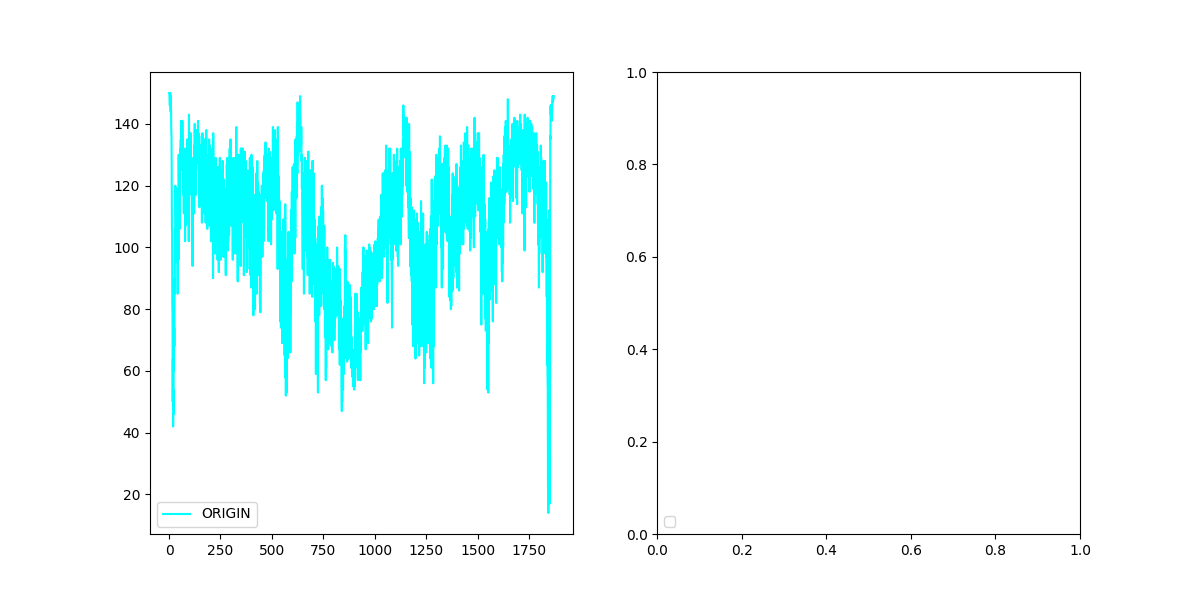
#> input picture mh05.png, 1200 x 600 px
$ python -i cha3.py   (imports and definitions only)
#> lines starting #> are read from the running program, lines starting #| are printed output that depends on the picture
#（1）一阶sobel、prewitt（2）log（3）canny算法，single threshold和double threshold
import numpy as np
import sys
ros_cv2_path = '/opt/ros/kinetic/lib/python2.7/dist-packages'
# [1 line not run here, left out]
import cv2 as cv
import random
from matplotlib import pyplot as plt
from scipy import signal
import math
import argparse

parser = argparse.ArgumentParser(description='IMAGE NOISING AND DENOISING')
# [3 lines not run here, left out]

# [37 lines left out: functions pascalSmooth, pascalDiff, getSmoothKernel, sobel, not called in this run]

def prewitt(I, _boundary = 'symm', ):
    ones_y = np.array([[1], [1], [1]], np.float32)
    i_conv_pre_x = signal.convolve2d(I, ones_y, mode='same', boundary=_boundary)
    diff_x = np.array([[1, 0, -1]], np.float32)
    i_conv_pre_x = signal.convolve2d(i_conv_pre_x, diff_x, mode='same', boundary=_boundary)

    ones_x = np.array([[1, 1, 1]], np.float32)
    i_conv_pre_y = signal.convolve2d(I, ones_x, mode='same', boundary=_boundary)
    diff_y = np.array([[1], [0], [-1]], np.float32)
    i_conv_pre_y = signal.convolve2d(i_conv_pre_y, diff_y, mode='same', boundary=_boundary)

    return (i_conv_pre_x, i_conv_pre_y)


# [48 lines left out: function main, not called in this run]


# [2 lines not run here, left out]

>>> import cv2
>>> picture = cv2.imread('../mh05.png', cv2.IMREAD_GRAYSCALE)
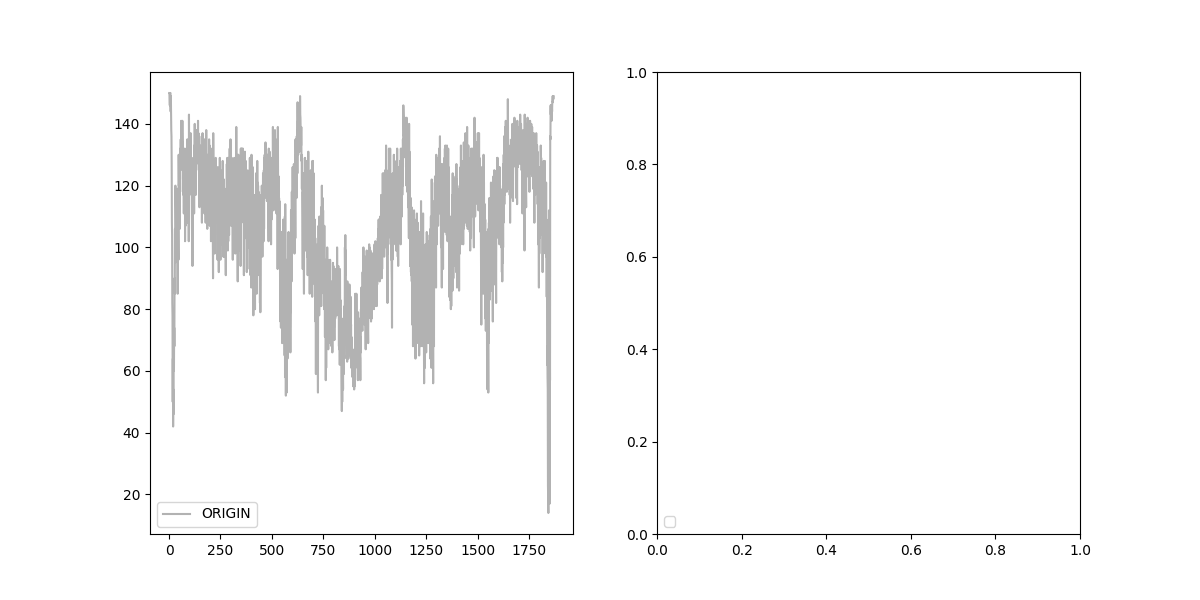
#> picture: shape (600, 1200); min 0, max 255, mean 248.1
>>> result = prewitt(picture)
#> in prewitt, `i_conv_pre_x = signal.convolve2d(i_conv_pre_x, diff_x, mode='same', bo..`:
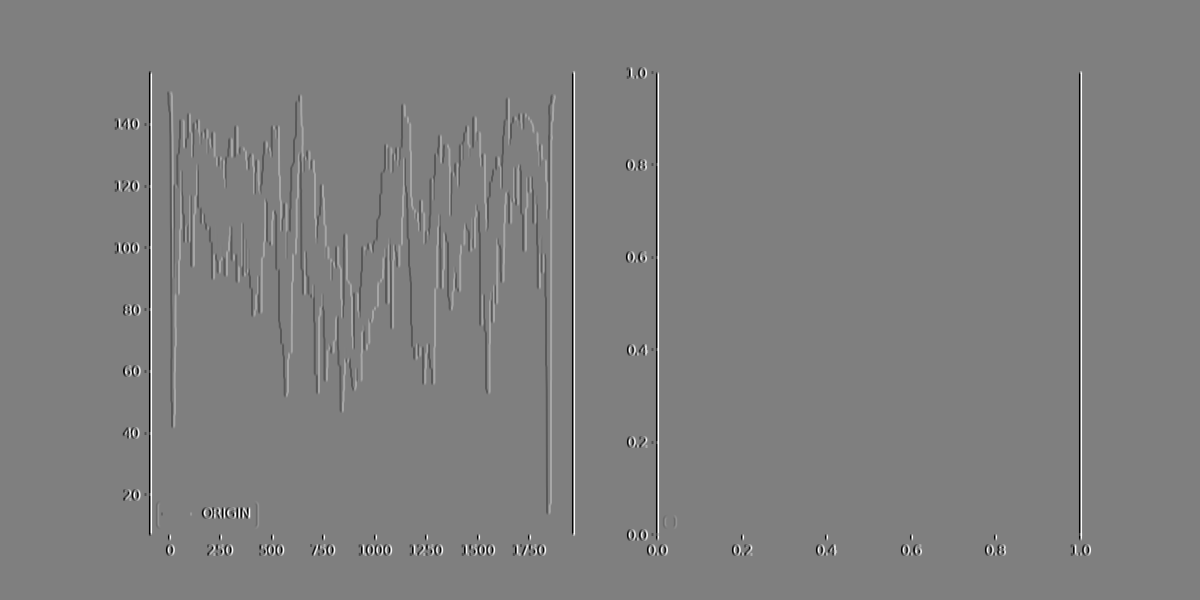
#> i_conv_pre_x: shape (600, 1200) float32; min -765, max 765, mean 0; drawn with min black and max white
#> in prewitt, `i_conv_pre_y = signal.convolve2d(i_conv_pre_y, diff_y, mode='same', bo..`:
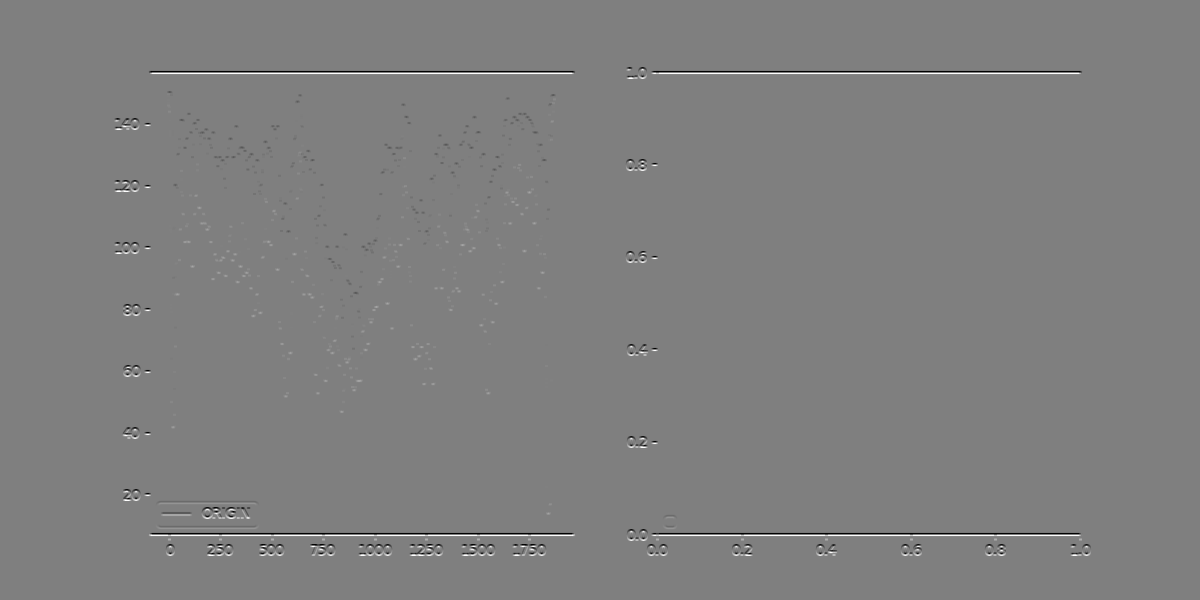
#> i_conv_pre_y: shape (600, 1200) float32; min -765, max 765, mean 0; drawn with min black and max white
